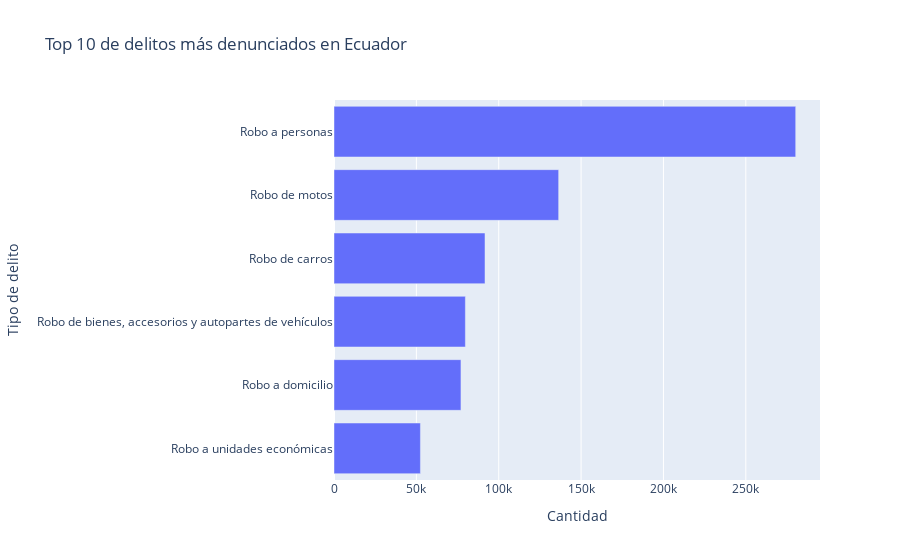

The cell this chart's notebook holds for it:
### Markdown cell above
### Delitos más frecuentes (portipo de denuncia)

### Code cell
# Agrupar todas las denuncias por tipo (acumulado total)
top_delitos = (
    denuncias_long
    .groupby('delitos_de_mayor_incidencia')['denuncias']
    .sum()
    .sort_values(ascending=False)
    .reset_index()
)

# Visualizar con Plotly
fig = px.bar(top_delitos,
             x='denuncias',
             y='delitos_de_mayor_incidencia',
             orientation='h',
             title='Top 10 de delitos más denunciados en Ecuador',
             labels={'delitos_de_mayor_incidencia': 'Tipo de delito', 'denuncias': 'Cantidad'})
fig.update_layout(yaxis={'categoryorder': 'total ascending'})
fig.show()

### Figure 1 — Plotly figure (JSON) as saved in the notebook; plotly's stock layout.template omitted (floating-point values rounded to 4 significant figures)
{"data": [{"alignmentgroup": "True", "hovertemplate": "Cantidad=%{x}<br>Tipo de delito=%{y}<extra></extra>", "legendgroup": "", "marker": {"color": "#636efa", "pattern": {"shape": ""}}, "name": "", "offsetgroup": "", "orientation": "h", "showlegend": false, "textposition": "auto", "type": "bar", "x": [280288, 136388, 91668, 79760, 77070, 52462], "xaxis": "x", "y": ["Robo a personas", "Robo de motos", "Robo de carros", "Robo de bienes, accesorios y autopartes de vehículos", "Robo a domicilio", "Robo a unidades económicas"], "yaxis": "y"}], "layout": {"barmode": "relative", "legend": {"tracegroupgap": 0}, "title": {"text": "Top 10 de delitos más denunciados en Ecuador"}, "xaxis": {"anchor": "y", "domain": [0, 1], "title": {"text": "Cantidad"}}, "yaxis": {"anchor": "x", "categoryorder": "total ascending", "domain": [0, 1], "title": {"text": "Tipo de delito"}}}}
